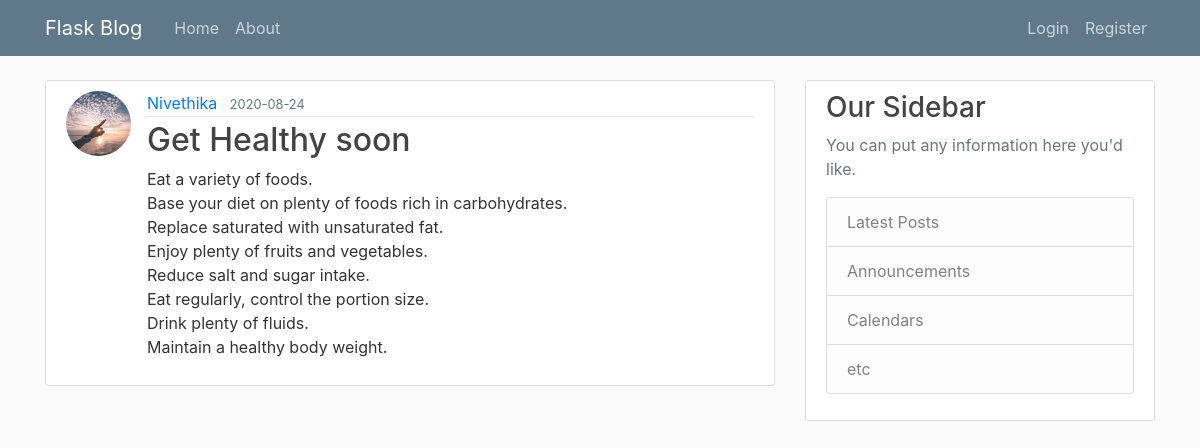
/post/1, run on the app's committed database.
### flaskblog/models.py (models this page shows, shortened)
class User(db.Model, UserMixin):
    id = db.Column(db.Integer, primary_key=True)
    username = db.Column(db.String(20), unique=True, nullable=False)
    email = db.Column(db.String(120), unique=True, nullable=False)
    image_file = db.Column(db.String(20), nullable=False, default='default.jpg')
    password = db.Column(db.String(60), nullable=False)
    posts = db.relationship('Post', backref='author', lazy=True)

class Post(db.Model):
    id = db.Column(db.Integer, primary_key=True)
    title = db.Column(db.String(100), nullable=False)
    date_posted = db.Column(db.DateTime, nullable=False, default=datetime.utcnow)
    content = db.Column(db.Text, nullable=False)
    user_id = db.Column(db.Integer, db.ForeignKey('user.id'), nullable=False)

### flaskblog/routes.py (the view)
@app.route("/post/<int:post_id>")
def post(post_id):
    post = Post.query.get_or_404(post_id)
    return render_template('post.html', title=post.title, post=post)

### flaskblog/templates/post.html (shortened to what this page needs)
{% extends "layout.html" %}
{% block content %}
  <article class="media content-section">
    <img class="rounded-circle article-img" src="{{ url_for('static', filename='profile_pics/' + post.author.image_file) }}">
    <div class="media-body">
      <div class="article-metadata">
        <a class="mr-2" href="{{ url_for('user_posts', username=post.author.username) }}">{{ post.author.username }}</a>
        <small class="text-muted">{{ post.date_posted.strftime('%Y-%m-%d') }}</small>
      </div>
      <h2 class="article-title">{{ post.title }}</h2>
      <p class="article-content">{{ post.content }}</p>
    </div>
  </article>
{% endblock content %}

### flaskblog/static/main.css (style rules this page uses)
body { background: #fafafa; color: #333333; margin-top: 5rem; }
h1, h2, h3, h4, h5, h6 { color: #444444; }
.content-section { background: #ffffff; padding: 10px 20px; border: 1px solid #dddddd; border-radius: 3px; margin-bottom: 20px; }
.article-title { color: #444444; }
.article-content { white-space: pre-line; }
.article-img { height: 65px; width: 65px; margin-right: 16px; }
.article-metadata { padding-bottom: 1px; margin-bottom: 4px; border-bottom: 1px solid #e3e3e3 }

### data on the page
User: image_file (picture), author.username "Nivethika"
Post: date_posted "2020-08-24", title "Get Healthy soon", content "Eat a variety of foods. Base your diet on plenty of foods rich in carbohydrates. Replace saturated with unsaturated fat. Enjoy plenty of fruits and vegetables. Reduce salt and sugar intake. Eat regularly, control the portion size. Drink plenty of fluids. Maintain a healthy body weight."
